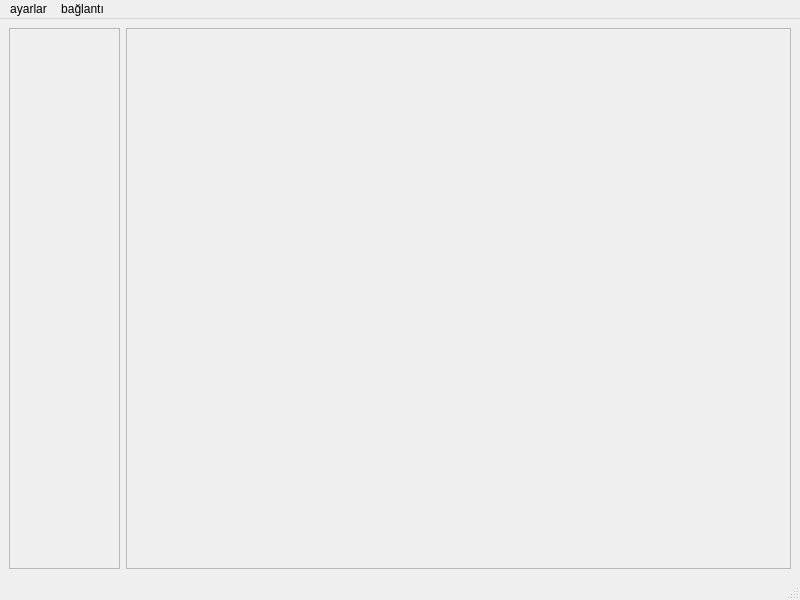
<?xml version="1.0" encoding="UTF-8"?>
<ui version="4.0">
 <class>MainWindow</class>
 <widget class="QMainWindow" name="MainWindow">
  <property name="geometry">
   <rect>
    <x>0</x>
    <y>0</y>
    <width>800</width>
    <height>600</height>
   </rect>
  </property>
  <property name="windowTitle">
   <string>MainWindow</string>
  </property>
  <widget class="QWidget" name="centralwidget">
   <layout class="QGridLayout" name="gridLayout">
    <item row="0" column="0">
     <layout class="QVBoxLayout" name="verticalLayout">
      <item>
       <layout class="QHBoxLayout" name="horizontalLayout" stretch="1,6">
        <item>
         <widget class="QFrame" name="nav">
          <property name="frameShape">
           <enum>QFrame::StyledPanel</enum>
          </property>
          <property name="frameShadow">
           <enum>QFrame::Raised</enum>
          </property>
          <layout class="QGridLayout" name="gridLayout_2">
           <item row="0" column="0">
            <layout class="QVBoxLayout" name="navLayout"/>
           </item>
          </layout>
         </widget>
        </item>
        <item>
         <widget class="QFrame" name="content">
          <property name="frameShape">
           <enum>QFrame::StyledPanel</enum>
          </property>
          <property name="frameShadow">
           <enum>QFrame::Raised</enum>
          </property>
          <layout class="QGridLayout" name="gridLayout_4">
           <item row="0" column="0">
            <layout class="QVBoxLayout" name="contentLayout"/>
           </item>
          </layout>
         </widget>
        </item>
       </layout>
      </item>
     </layout>
    </item>
   </layout>
  </widget>
  <widget class="QMenuBar" name="menubar">
   <property name="geometry">
    <rect>
     <x>0</x>
     <y>0</y>
     <width>800</width>
     <height>22</height>
    </rect>
   </property>
   <widget class="QMenu" name="menuaa">
    <property name="title">
     <string>ayarlar</string>
    </property>
    <widget class="QMenu" name="menuVerinin_Yaz_laca_Yer">
     <property name="title">
      <string>Verinin Yazılacağı Yer</string>
     </property>
     <addaction name="actionVeritaban"/>
    </widget>
    <addaction name="menuVerinin_Yaz_laca_Yer"/>
   </widget>
   <widget class="QMenu" name="menuba_lant">
    <property name="title">
     <string>bağlantı</string>
    </property>
    <addaction name="actionba_lan"/>
   </widget>
   <addaction name="menuaa"/>
   <addaction name="menuba_lant"/>
  </widget>
  <widget class="QStatusBar" name="statusbar"/>
  <action name="actionba_lan">
   <property name="text">
    <string>bağlan</string>
   </property>
  </action>
  <action name="actionVeritaban">
   <property name="text">
    <string>Veritabanı</string>
   </property>
  </action>
 </widget>
 <resources/>
 <connections/>
</ui>
